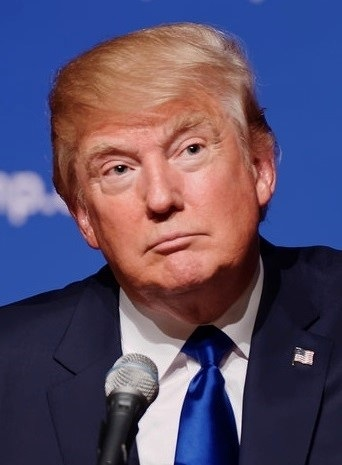
#> input picture images/Trump.jpg, 342 x 465 px
$ python face_eye.py
#> lines starting #> are read from the running program, lines starting #| are printed output that depends on the picture; after the words box and inside, x2 and y2 are one past the last pixel; in counts of white or black regions, pixels touching at a corner belong together
import numpy as np
import cv2
import os.path

"""
What are HAAR Cascade Classifiers?

An object detection method that inputs Haar features into a series of classifiers
(cascade) to identify objects in an image.  They are trained to identify objects in an image.
They are trained to identify one type of object, however, we can use several of them in parallel,
for example detecting eyes and faces together.

Other pre-trained classifiers:
https://github.com/opencv/opencv/tree/master/data/haarcascades

Tuning Cascade Classifiers

ourClassifier.detectMultiScale(input image, Scale Factor , Min Neighbors)

Scale Factor Specifies how much we reduce the image size each time we scale. E.g. in face
detection we typically use 1.3. This means we reduce the image by 30% each time it’s scaled.
Smaller values, like 1.05 will take longer to compute, but will increase the rate of detection.

Min Neighbors Specifies the number of neighbors each potential window should have in order to
consider it a positive detection. Typically set between 3-6. It acts as sensitivity setting,
low values will sometimes detect multiples faces over a single face. High values will ensure
less false positives, but you may miss some faces.
"""

dirname = os.path.dirname(__file__)
face_classifier = cv2.CascadeClassifier(dirname + '/../Haarcascades/haarcascade_frontalface_default.xml')
eye_classifier = cv2.CascadeClassifier(dirname + '/../Haarcascades/haarcascade_eye.xml')

img = cv2.imread(dirname + '/../images/Trump.jpg')
#> img is the input picture: shape (465, 342, 3); mean B, G, R 104.9, 77.8, 89.5
gray = cv2.cvtColor(img, cv2.COLOR_BGR2GRAY)
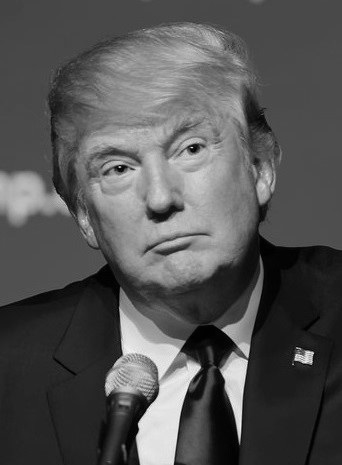
#> gray: shape (465, 342); min 0, max 252, mean 84.4

faces = face_classifier.detectMultiScale(gray, 1.3, 5)
#> faces = [[53, 70, 215, 215]]

# When no faces detected, face_classifier returns and empty tuple
if faces is ():
    print("No Face Found")

for (x,y,w,h) in faces:
    cv2.rectangle(img,(x,y),(x+w,y+h),(127,0,255),2)
    cv2.imshow('img',img)
    cv2.waitKey(0)
    roi_gray = gray[y:y+h, x:x+w]
    roi_color = img[y:y+h, x:x+w]
    eyes = eye_classifier.detectMultiScale(roi_gray)
    for (ex,ey,ew,eh) in eyes:
        cv2.rectangle(roi_color,(ex,ey),(ex+ew,ey+eh),(255,255,0),2)
        cv2.imshow('img',img)
        cv2.waitKey(0)
#> this loop made 1 pass
#> (x, y, w, h, eyes) on pass 1: (53, 70, 215, 215, [[54, 86, 25, 25], [114, 57, 43, 43], [43, 72, 48, 48]])
#> pass 1, `cv2.imshow('img',img)`:
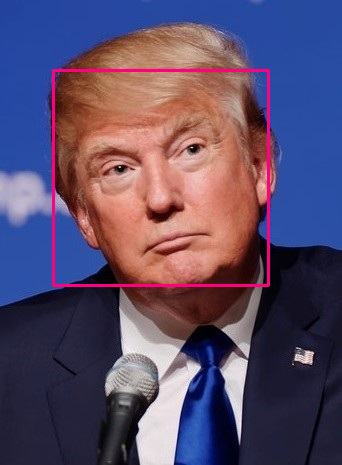
#> window 'img': shape (465, 342, 3); mean B, G, R 105.6, 76.7, 92.3
#> pass 1, `roi_gray = gray[y:y+h, x:x+w]`:
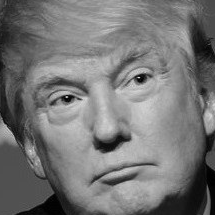
#> roi_gray: shape (215, 215); min 0, max 225, mean 117.9
#> pass 1, `roi_color = img[y:y+h, x:x+w]`:
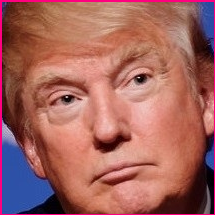
#> roi_color: shape (215, 215, 3); mean B, G, R 94.2, 99.9, 163.3
#> pass 1, `cv2.imshow('img',img)`:
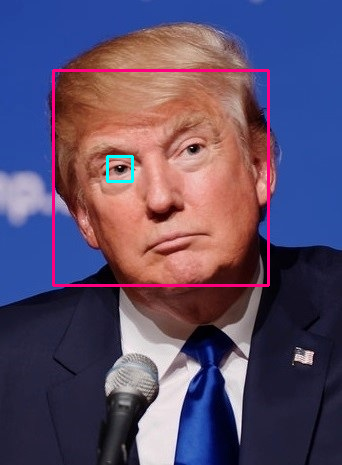
#> window 'img': shape (465, 342, 3); mean B, G, R 105.8, 77, 91.9
#> after the loop:
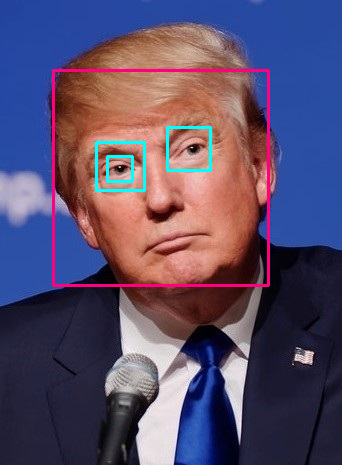
#> img: shape (465, 342, 3); 2.49% of pixels changed, all inside (x1, y1, x2, y2) = (52, 69, 270, 287)
#> after the loop:
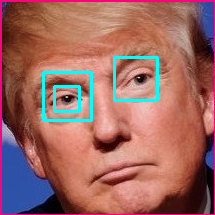
#> roi_color: shape (215, 215, 3); 2.99% of pixels changed, all inside (x1, y1, x2, y2) = (42, 56, 159, 122)

cv2.destroyAllWindows()

$ run again, with images/Hillary.jpg copied over images/Trump.jpg
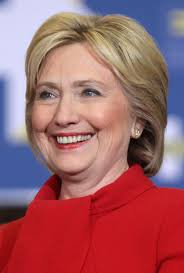
#> input picture images/Hillary.jpg, 184 x 273 px
#> img is the input picture: shape (273, 184, 3); mean B, G, R 104.2, 98.1, 159.7
#> `gray = cv2.cvtColor(img, cv2.COLOR_BGR2GRAY)`:
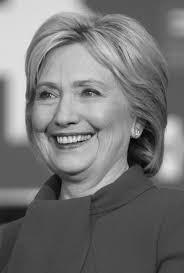
#> gray: shape (273, 184); min 3, max 237, mean 117.2
#> faces = [[11, 49, 117, 117]]
#> the loop `for (x,y,w,h) in faces:` made 1 pass
#> (x, y, w, h, eyes) on pass 1: (11, 49, 117, 117, [[61, 30, 28, 28], [21, 31, 29, 29]])
#> after the loop `for (x,y,w,h) in faces:`:
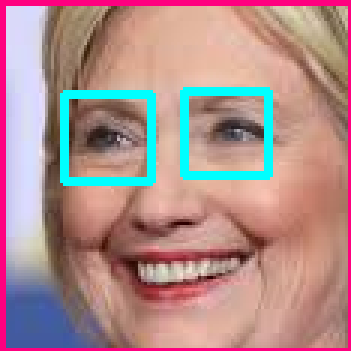
#> roi_color: shape (117, 117, 3) (shown 3 times larger); mean B, G, R 140.2, 141.1, 175.3
